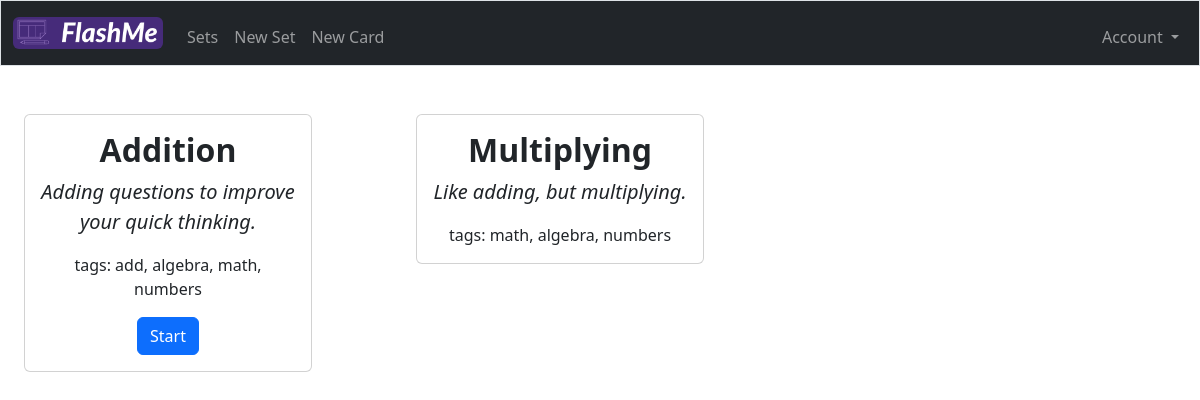
Before: /list_sets (signed in) with the older database file.
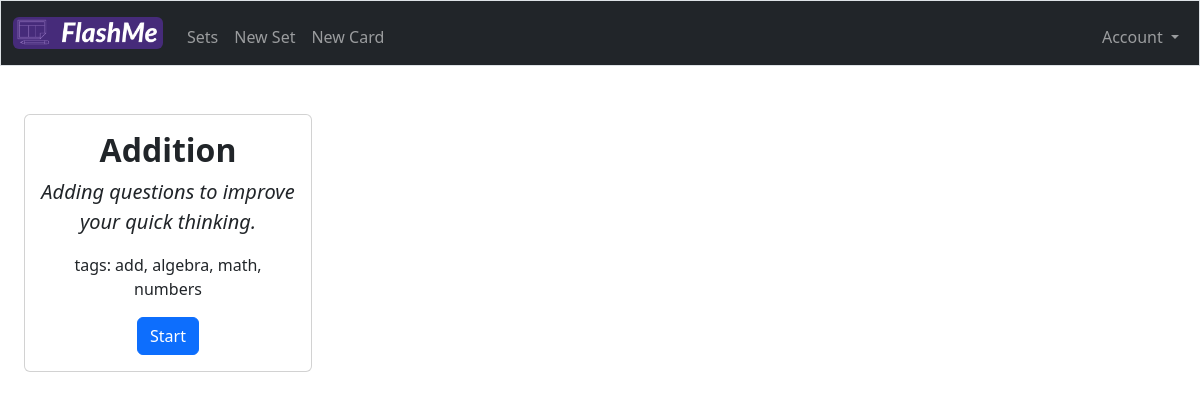
After: the same page with the newer database file.
### tables this page shows
CREATE TABLE sets (
    id INTEGER PRIMARY KEY AUTOINCREMENT NOT NULL,
    username_id INTEGER NOT NULL,
    name TEXT NOT NULL,
    description TEXT,
    tags TEXT, total_cards INTEGER NOT NULL DEFAULT 0,
    FOREIGN KEY (username_id) REFERENCES users(id)
);

### app.py (the view)
@app.route("/list_sets", methods=["GET", "POST"])
@login_required
def list_sets():
    if request.method == "POST":
        requestData = request.get_json()
        rows = db.execute("SELECT id FROM sets WHERE name=?", requestData['setName'])
        if len(rows) > 0:
            setId = rows[0]['id']
            cards = db.execute("SELECT * FROM cards WHERE set_id=?", setId)
            if len(cards) > 0:
                return cards, 200
            else:
                resp = [{
                    "message" : "There are no cards for this set yet."
                }]
                return resp, 400
        else:
            return redirect("/")
    else:
        sets = db.execute("SELECT * FROM sets WHERE username_id=?", session["user_id"])
        if len(sets) > 0:
            return render_template("list_sets.html", sets=sets)
        return render_template("list_sets.html")

### app.py (called while the page is built)
@app.after_request
def after_request(response):
    response.headers["Cache-Control"] = "no-cache, no-store, must-revalidate"
    response.headers["Expires"] = 0
    response.headers["Pragma"] = "no-cache"
    return response

### helpers.py (called while the page is built)
def login_required(f):
    @wraps(f)
    def decorated_function(*args, **kwargs):
        if session.get("user_id") is None:
            return redirect("/login")
        return f(*args, **kwargs)
    return decorated_function

### lib/sql.py (called while the page is built)
def _enable_logging(f):
    import logging
    import functools
    import os
    @functools.wraps(f)
    def decorator(*args, **kwargs):
        try:
            import flask
        except ModuleNotFoundError:
            return f(*args, **kwargs)
        disabled = logging.getLogger("cs50").disabled
        if flask.current_app and os.getenv("FLASK_ENV") == "development":
            logging.getLogger("cs50").disabled = False
        try:
            return f(*args, **kwargs)
        finally:
            logging.getLogger("cs50").disabled = disabled
    return decorator

    def _disconnect(self):
        if hasattr(_data, self._name()):
            getattr(_data, self._name()).close()
            delattr(_data, self._name())

### templates/list_sets.html (shortened to what this page needs)
{% extends "layout.html" %}
{% block head %}
{{super()}}
{% endblock %}
{% block main %}
<div class="justify-content-center">
  <div class="row row-cols-1 row-cols-md-3 g-4 mx-auto">
    {% for set in sets %}
    <div class="col">
      <div class="card" style="width: 18rem;">
        <div class="card-body">
          <h5 class="card-title fs-2 fw-bold" id="setName">{{set["name"]}}</h5>
          <p class="card-text fst-italic fs-5 fw-normal">{{set["description"]}}</p>
          <p class="card-text fs-6 fw-lighter">tags: {{set["tags"]}}</p>
          {% if set["total_cards"] > 0 %}
          <button type="button" class="btn btn-primary" data-bs-toggle="modal" data-bs-target="#exampleModal"
            data-bs-setName='{{set["name"]}}' id='modalButton{{set["id"]}}'>
            Start
          </button>
          {% endif %}
        </div>
      </div>
    </div>
    {% endfor %}
  </div>
</div>
{% endblock %}

Changed rows visible on the page:
removed sets: name "Multiplying", description "Like adding, but multiplying.", tags "math, algebra, numbers"
